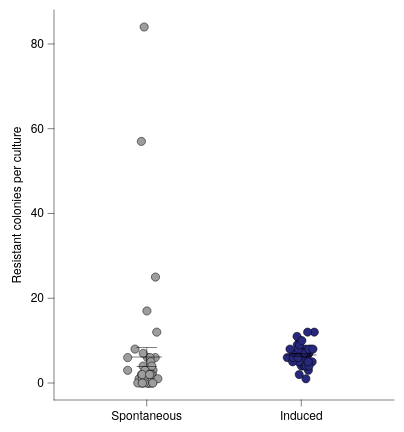

Source (Vega-Lite JSON):
### Vega-Lite specification from a JSON file in a GitHub repository (floating-point values rounded to 4 significant figures)
{"background": null, "config": {"arc": {"fill": "#DBDBDB", "fillOpacity": 1.0, "innerRadius": 42.5, "padAngle": 0.03, "stroke": "black", "strokeOpacity": 1, "strokeWidth": 0.25}, "area": {"fill": "#DBDBDB", "fillOpacity": 1.0, "stroke": "black", "strokeOpacity": 1, "strokeWidth": 0.25}, "axis": {"domain": true, "domainCap": "round", "domainColor": "black", "domainWidth": 0.25, "grid": false, "gridCap": "round", "gridColor": "#F1F1F1", "gridDash": [0, 0], "gridOpacity": 1.0, "gridWidth": 0.25, "labelColor": "black", "labelFont": "Helvetica Neue, HelveticaNeue, Helvetica, Arial, sans-serif", "labelFontSize": 6, "labelFontStyle": "normal", "labelFontWeight": 400, "offset": 0, "ticks": true, "tickCap": "round", "tickColor": "black", "tickRound": false, "tickSize": 3.0, "tickWidth": 0.25, "titleColor": "black", "titleFont": "Helvetica Neue, HelveticaNeue, Helvetica, Arial, sans-serif", "titleFontSize": 6, "titleFontStyle": "normal", "titleFontWeight": 400}, "axisX": {"domain": true, "labelAlign": "center", "labelAngle": 0, "labels": true, "ticks": true, "translate": 0}, "axisY": {"domain": true, "labelAlign": "right", "labelAngle": 0, "labels": true, "ticks": true, "translate": 0}, "axisRight": {"domain": true, "labelAlign": "left", "labelAngle": 0, "labels": true, "ticks": true, "translate": 0}, "axisTop": {"domain": true, "labelAlign": "center", "labelAngle": 0, "labels": true, "ticks": true, "translate": 0}, "axisBand": {"tickOffset": 0}, "bar": {"fill": "#DBDBDB", "fillOpacity": 1.0, "stroke": "black", "strokeOpacity": 1, "strokeWidth": 0.25}, "boxplot": {"size": 15.3, "ticks": {"cornerRadius": 0.25, "fill": "black", "opacity": 1, "size": 7.65, "thickness": 0.25}, "box": {"fillOpacity": 1.0, "stroke": "black", "strokeOpacity": 1, "strokeWidth": 0.25}, "median": {"cornerRadius": 0, "fill": "black", "fillOpacity": 1.0, "opacity": 1, "size": 15.3, "thickness": 0.25}, "rule": {"fill": "black", "fillOpacity": 1.0, "size": 17.0, "stroke": "black", "strokeDash": [0, 0], "strokeOpacity": 1, "strokeWidth": 0.25}, "outliers": {"color": "black", "fill": "black", "fillOpacity": 1.0, "size": 0, "stroke": "black", "strokeOpacity": 1, "strokeWidth": 0.25}}, "circle": {"fill": "black", "fillOpacity": 1.0, "size": 2.125, "stroke": null, "strokeOpacity": 1, "strokeWidth": 0.25}, "errorband": {"band": {"fillOpacity": 0.6, "stroke": null, "strokeWidth": 0.25, "strokeOpacity": 1}, "borders": {"opacity": 0, "strokeOpacity": 1, "strokeWidth": 0.25}}, "errorbar": {"opacity": 1, "rule": {"strokeDash": [0, 0], "strokeWidth": 0.25}, "ticks": {"color": "black", "cornerRadius": 0.125, "opacity": 1, "size": 10.2, "thickness": 0.25}, "thickness": 0.25}, "font": "Helvetica Neue, HelveticaNeue, Helvetica, Arial, sans-serif", "geoshape": {"fill": "#DBDBDB", "fillOpacity": 1.0, "stroke": "black", "strokeOpacity": 1, "strokeWidth": 0.25}, "header": {"labelColor": "black", "labelFont": "Helvetica Neue, HelveticaNeue, Helvetica, Arial, sans-serif", "labelFontSize": 6, "labelFontStyle": "normal", "labelFontWeight": 400, "titleColor": "black", "titleFont": "Helvetica Neue, HelveticaNeue, Helvetica, Arial, sans-serif", "titleFontSize": 6, "titleFontStyle": "normal", "titleFontWeight": 400, "titlePadding": 0}, "legend": {"disable": false, "offset": 4.5, "titlePadding": 4, "labelOffset": 2, "gradientLabelOffset": 2, "columnPadding": 4, "rowPadding": 2, "gradientThickness": 5, "gradientOpacity": 1.0, "gradientStrokeColor": "black", "gradientStrokeWidth": 0.25, "labelColor": "black", "labelFont": "Helvetica Neue, HelveticaNeue, Helvetica, Arial, sans-serif", "labelFontSize": 6, "labelFontStyle": "normal", "labelFontWeight": 400, "strokeColor": "black", "strokeWidth": 0, "symbolSize": 36, "symbolStrokeColor": "black", "symbolStrokeWidth": 0.25, "titleColor": "black", "titleFont": "Helvetica Neue, HelveticaNeue, Helvetica, Arial, sans-serif", "titleFontSize": 6, "titleFontStyle": "normal", "titleFontWeight": 400}, "line": {"color": "black", "stroke": "black", "strokeCap": "butt", "strokeDash": [0, 0], "strokeOpacity": 1, "strokeWidth": 0.5}, "point": {"filled": true, "fill": "#DBDBDB", "fillOpacity": 1.0, "size": 8.5, "stroke": "black", "strokeOpacity": 1, "strokeWidth": 0.25}, "range": {"category": ["#9D9D9D", "#28287D", "#004225", "#47266F", "#00605D", "#DBDBDB", "#7983C1", "#6E927B", "#937FB4", "#699A97"], "diverging": {"scheme": ["#4F4265", "#6A5C82", "#85789D", "#A196B7", "#BDB5CE", "#D8D6DD", "#F6F6F6", "#CED8D7", "#9DBFBD", "#75A3A0", "#518683", "#326967", "#164D4B"]}, "heatmap": {"scheme": ["#440154", "#472270", "#433E82", "#38598C", "#2C728E", "#238A8D", "#24A086", "#39B578", "#5DC862", "#96D646", "#CAE02D", "#FDE724"]}, "ordinal": {"scheme": ["#F1F1F1", "#DBDBDB", "#C6C6C6", "#B2B2B2", "#9D9D9D", "#898989", "#767676", "#636363", "#515151", "#404040", "#2F2F2F", "#1F1F1F"]}, "ramp": {"scheme": ["#440154", "#472270", "#433E82", "#38598C", "#2C728E", "#238A8D", "#24A086", "#39B578", "#5DC862", "#96D646", "#CAE02D", "#FDE724"]}}, "rule": {"color": "black", "stroke": "black", "strokeCap": "round", "strokeDash": [2, 2], "strokeOpacity": 1, "strokeWidth": 0.25}, "scale": {"barBandPaddingInner": 0.1, "rectBandPaddingInner": 0, "tickBandPaddingInner": 0.1, "bandPaddingOuter": 0.1, "bandWithNestedOffsetPaddingInner": 0.2, "bandWithNestedOffsetPaddingOuter": 0.2, "offsetBandPaddingInner": 0, "offsetBandPaddingOuter": 0, "continuousPadding": 8.5, "round": false}, "rect": {"fill": "#DBDBDB", "fillOpacity": 1.0, "stroke": "black", "strokeOpacity": 1, "strokeWidth": 0.25}, "square": {"fill": "#DBDBDB", "fillOpacity": 1.0, "size": 17.0, "stroke": "black", "strokeOpacity": 1, "strokeWidth": 0.25}, "text": {"color": "black", "font": "Helvetica Neue, HelveticaNeue, Helvetica, Arial, sans-serif", "fontSize": 6, "fontStyle": "normal", "fontWeight": 400}, "tick": {"color": "black", "cornerRadius": 0.125, "opacity": 1.0, "size": 15.3, "thickness": 0.25}, "title": {"anchor": "middle", "frame": "group", "color": "black", "font": "Helvetica Neue, HelveticaNeue, Helvetica, Arial, sans-serif", "fontSize": 6, "fontStyle": "normal", "fontWeight": 400, "subtitleColor": "black", "subtitleFont": "Helvetica Neue, HelveticaNeue, Helvetica, Arial, sans-serif", "subtitleFontSize": 6, "subtitleFontStyle": "normal", "subtitleFontWeight": 400}, "trail": {"color": "black", "opacity": 1, "size": 0.5}, "view": {"continuousWidth": 170, "continuousHeight": 195, "discreteWidth": 170, "discreteHeight": 195, "fill": null, "stroke": null, "strokeWidth": 0.25}}, "layer": [{"data": {"name": "data-be5efc503f801454705bfbbd0fbc7282"}, "mark": {"type": "circle", "opacity": 1.0, "size": 17.0, "stroke": "black", "strokeOpacity": 1, "strokeWidth": 0.25}, "encoding": {"color": {"field": "model", "legend": null, "scale": {"domain": ["Spontaneous", "Induced"]}, "sort": ["Spontaneous", "Induced"], "title": null, "type": "nominal"}, "x": {"axis": {}, "field": "model", "scale": {"domain": ["Spontaneous", "Induced"]}, "sort": ["Spontaneous", "Induced"], "title": null, "type": "nominal"}, "xOffset": {"field": "jitter_x", "scale": {"domain": [-9.538, 9.538], "range": [21.37, 40.45]}, "type": "quantitative"}, "y": {"field": "count", "title": "Resistant colonies per culture", "type": "quantitative", "scale": {"nice": false}}}}, {"data": {"name": "data-2ce96e8bd071bd492ea4f4fdeaaf5274"}, "mark": {"type": "errorbar"}, "encoding": {"x": {"axis": {}, "field": "model", "scale": {"domain": ["Spontaneous", "Induced"]}, "sort": ["Spontaneous", "Induced"], "title": null, "type": "nominal"}, "y": {"field": "__mean", "title": "Resistant colonies per culture", "type": "quantitative", "scale": {"nice": false}}, "yError": {"field": "__error"}}}, {"data": {"name": "data-2ce96e8bd071bd492ea4f4fdeaaf5274"}, "mark": {"type": "tick"}, "encoding": {"x": {"axis": {}, "field": "model", "scale": {"domain": ["Spontaneous", "Induced"]}, "sort": ["Spontaneous", "Induced"], "title": null, "type": "nominal"}, "y": {"field": "__mean", "title": "Resistant colonies per culture", "type": "quantitative", "scale": {"nice": false}}}}], "$schema": "https://vega.github.io/schema/vega-lite/v6.4.1.json", "datasets": {"data-be5efc503f801454705bfbbd0fbc7282": [{"model": "Spontaneous", "count": 84.0, "jitter_x": -1.295}, {"model": "Spontaneous", "count": 6.0, "jitter_x": 4.254}, {"model": "Spontaneous", "count": 0.0, "jitter_x": 2.313}, {"model": "Spontaneous", "count": 1.0, "jitter_x": -0.4772}, {"model": "Spontaneous", "count": 57.0, "jitter_x": -2.681}, {"model": "Spontaneous", "count": 1.0, "jitter_x": 2.511}, {"model": "Spontaneous", "count": 2.0, "jitter_x": -0.4175}, {"model": "Spontaneous", "count": 0.0, "jitter_x": -2.876}, {"model": "Spontaneous", "count": 0.0, "jitter_x": 2.893}, {"model": "Spontaneous", "count": 0.0, "jitter_x": 1.213}, {"model": "Spontaneous", "count": 2.0, "jitter_x": 2.382}, {"model": "Spontaneous", "count": 0.0, "jitter_x": -2.204}, {"model": "Spontaneous", "count": 3.0, "jitter_x": 3.134}, {"model": "Spontaneous", "count": 12.0, "jitter_x": 5.006}, {"model": "Spontaneous", "count": 17.0, "jitter_x": 0.09161}, {"model": "Spontaneous", "count": 6.0, "jitter_x": 0.3769}, {"model": "Spontaneous", "count": 1.0, "jitter_x": -1.9}, {"model": "Spontaneous", "count": 7.0, "jitter_x": -1.73}, {"model": "Spontaneous", "count": 2.0, "jitter_x": 0.3691}, {"model": "Spontaneous", "count": 0.0, "jitter_x": 1.052}, {"model": "Spontaneous", "count": 1.0, "jitter_x": -3.825}, {"model": "Spontaneous", "count": 0.0, "jitter_x": -4.455}, {"model": "Spontaneous", "count": 2.0, "jitter_x": -2.595}, {"model": "Spontaneous", "count": 6.0, "jitter_x": 1.659}, {"model": "Spontaneous", "count": 1.0, "jitter_x": -2.225}, {"model": "Spontaneous", "count": 6.0, "jitter_x": -9.512}, {"model": "Spontaneous", "count": 0.0, "jitter_x": 0.609}, {"model": "Spontaneous", "count": 4.0, "jitter_x": -1.815}, {"model": "Spontaneous", "count": 0.0, "jitter_x": 0.1395}, {"model": "Spontaneous", "count": 8.0, "jitter_x": -5.86}, {"model": "Spontaneous", "count": 2.0, "jitter_x": 2.818}, {"model": "Spontaneous", "count": 1.0, "jitter_x": 0.7591}, {"model": "Spontaneous", "count": 1.0, "jitter_x": 5.578}, {"model": "Spontaneous", "count": 1.0, "jitter_x": -1.086}, {"model": "Spontaneous", "count": 0.0, "jitter_x": -1.262}, {"model": "Spontaneous", "count": 3.0, "jitter_x": -0.8362}, {"model": "Spontaneous", "count": 0.0, "jitter_x": 3.038}, {"model": "Spontaneous", "count": 5.0, "jitter_x": 2.066}, {"model": "Spontaneous", "count": 0.0, "jitter_x": -2.179}, {"model": "Spontaneous", "count": 2.0, "jitter_x": 1.015}, {"model": "Spontaneous", "count": 4.0, "jitter_x": 2.549}, {"model": "Spontaneous", "count": 2.0, "jitter_x": -2.254}, {"model": "Spontaneous", "count": 3.0, "jitter_x": -9.538}, {"model": "Spontaneous", "count": 2.0, "jitter_x": 2.174}, {"model": "Spontaneous", "count": 2.0, "jitter_x": 1.42}, {"model": "Spontaneous", "count": 25.0, "jitter_x": 4.373}, {"model": "Induced", "count": 7.0, "jitter_x": -4.055}, {"model": "Induced", "count": 6.0, "jitter_x": -1.535}, {"model": "Induced", "count": 10.0, "jitter_x": -0.6355}, {"model": "Induced", "count": 1.0, "jitter_x": 2.319}, {"model": "Induced", "count": 4.0, "jitter_x": 2.952}, {"model": "Induced", "count": 3.0, "jitter_x": 3.559}, {"model": "Induced", "count": 8.0, "jitter_x": 4.811}, {"model": "Induced", "count": 6.0, "jitter_x": -7.011}, {"model": "Induced", "count": 8.0, "jitter_x": 2.099}, {"model": "Induced", "count": 8.0, "jitter_x": -1.069}, {"model": "Induced", "count": 5.0, "jitter_x": -1.171}, {"model": "Induced", "count": 7.0, "jitter_x": 3.866}, {"model": "Induced", "count": 6.0, "jitter_x": 2.812}, {"model": "Induced", "count": 4.0, "jitter_x": 0.1008}, {"model": "Induced", "count": 5.0, "jitter_x": 0.1791}, {"model": "Induced", "count": 2.0, "jitter_x": -1.035}, {"model": "Induced", "count": 8.0, "jitter_x": -5.648}, {"model": "Induced", "count": 7.0, "jitter_x": 2.342}, {"model": "Induced", "count": 7.0, "jitter_x": 2.058}, {"model": "Induced", "count": 10.0, "jitter_x": -0.8622}, {"model": "Induced", "count": 6.0, "jitter_x": -0.107}, {"model": "Induced", "count": 9.0, "jitter_x": -2.015}, {"model": "Induced", "count": 7.0, "jitter_x": 0.5167}, {"model": "Induced", "count": 6.0, "jitter_x": 0.6283}, {"model": "Induced", "count": 5.0, "jitter_x": 5.456}, {"model": "Induced", "count": 4.0, "jitter_x": 1.604}, {"model": "Induced", "count": 7.0, "jitter_x": -2.198}, {"model": "Induced", "count": 5.0, "jitter_x": 1.081}, {"model": "Induced", "count": 7.0, "jitter_x": 1.435}, {"model": "Induced", "count": 4.0, "jitter_x": 2.44}, {"model": "Induced", "count": 8.0, "jitter_x": 3.744}, {"model": "Induced", "count": 4.0, "jitter_x": 3.864}, {"model": "Induced", "count": 11.0, "jitter_x": -2.128}, {"model": "Induced", "count": 6.0, "jitter_x": -3.503}, {"model": "Induced", "count": 12.0, "jitter_x": 6.514}, {"model": "Induced", "count": 6.0, "jitter_x": -3.583}, {"model": "Induced", "count": 8.0, "jitter_x": -1.411}, {"model": "Induced", "count": 5.0, "jitter_x": -1.325}, {"model": "Induced", "count": 5.0, "jitter_x": -4.318}, {"model": "Induced", "count": 12.0, "jitter_x": 3.166}, {"model": "Induced", "count": 9.0, "jitter_x": -0.8601}, {"model": "Induced", "count": 6.0, "jitter_x": -4.031}, {"model": "Induced", "count": 6.0, "jitter_x": -1.599}, {"model": "Induced", "count": 10.0, "jitter_x": 0.325}, {"model": "Induced", "count": 5.0, "jitter_x": 3.481}, {"model": "Induced", "count": 8.0, "jitter_x": 5.858}], "data-2ce96e8bd071bd492ea4f4fdeaaf5274": [{"model": "Spontaneous", "__mean": 6.13, "__error": 2.2, "__dysonsphere__": 1}, {"model": "Induced", "__mean": 6.587, "__error": 0.3538, "__dysonsphere__": 1}]}}
